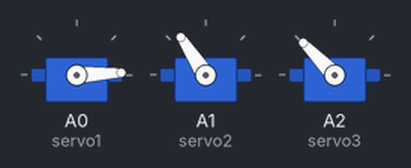
A sketch run on a simulated Arduino Uno, built with avr-gcc and run on an emulated ATmega328P. On the bench: 3 × servo.

Above: at 0.05 s.
At 0.45 s:
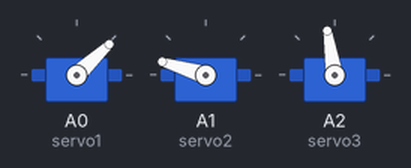
At 0.9 s:
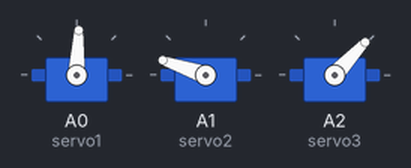
At 1.8 s:
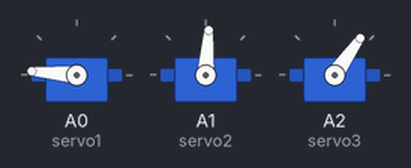
At 2.7 s:
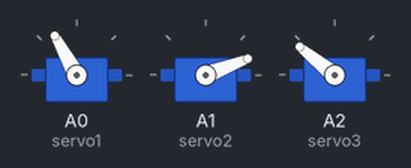
At 3.6 s:
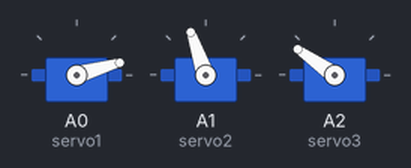
Timing chart, 0 to 8.5 s (numbered marks = the images above):
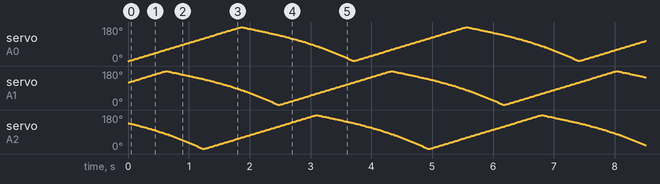

The sketch:

movingMassOnCircle.ino
```cpp
#include <Servo.h>

Servo servo1;
Servo servo2;
Servo servo3;
byte angles[] = {0, 1, 2, 3, 4, 5, 6, 7, 8, 9, 10, 11, 12, 13, 14, 15, 16, 17, 18, 19, 20, 21, 22, 23, 24, 25, 26, 27, 28, 29, 30, 31, 32, 33, 34, 35, 36, 37, 38, 39, 40, 41, 42, 43, 44, 45, 46, 47, 48, 49, 50, 51, 52, 53, 54, 55, 56, 57, 58, 59, 60, 61, 62, 63, 64, 65, 66, 67, 68, 69, 70, 71, 72, 73, 74, 75, 76, 77, 78, 79, 80, 81, 82, 83, 84, 85, 86, 87, 88, 89, 90, 91, 92, 93, 94, 95, 96, 97, 98, 99, 100, 101, 102, 103, 104, 105, 106, 107, 108, 109, 110, 111, 112, 113, 114, 115, 116, 117, 118, 119, 120, 121, 122, 123, 124, 125, 126, 127, 128, 129, 130, 131, 132, 133, 134, 135, 136, 137, 138, 139, 140, 141, 142, 143, 144, 145, 146, 147, 148, 149, 150, 151, 152, 153, 154, 155, 156, 157, 158, 159, 160, 161, 162, 163, 164, 165, 166, 167, 168, 169, 170, 171, 172, 173, 174, 175, 176, 177, 178, 179, 180, 179, 179, 178, 177, 177, 176, 175, 175, 174, 173, 172, 172, 171, 170, 170, 169, 168, 168, 167, 166, 166, 165, 164, 163, 163, 162, 161, 161, 160, 159, 158, 158, 157, 156, 156, 155, 154, 153, 153, 152, 151, 151, 150, 149, 148, 148, 147, 146, 145, 145, 144, 143, 142, 142, 141, 140, 139, 138, 138, 137, 136, 135, 134, 134, 133, 132, 131, 130, 130, 129, 128, 127, 126, 125, 125, 124, 123, 122, 121, 120, 119, 118, 118, 117, 116, 115, 114, 113, 112, 111, 110, 109, 108, 107, 106, 105, 105, 104, 103, 102, 101, 100, 99, 98, 96, 95, 94, 93, 92, 91, 90, 89, 88, 87, 86, 85, 84, 83, 81, 80, 79, 78, 77, 76, 74, 73, 72, 71, 70, 68, 67, 66, 65, 64, 62, 61, 60, 59, 57, 56, 55, 53, 52, 51, 49, 48, 47, 45, 44, 43, 41, 40, 39, 37, 36, 34, 33, 32, 30, 29, 27, 26, 25, 23, 22, 20, 19, 17, 16, 15, 13, 12, 10, 9, 7, 6, 4, 3, 1
  };

int nbAngles = sizeof(angles);


void setup (){
  servo1.attach(A0);
  servo2.attach(A1);
  servo3.attach(A2);
}

int counter = 0;

void loop () {
  servo1.write(angles[counter]);
  servo2.write(angles[(counter + nbAngles / 3) % nbAngles]);
  servo3.write(angles[(counter + nbAngles / 3 * 2) % nbAngles]);

  counter++;
  if (counter==nbAngles) counter=0;
  delay(10                                                                                     );

}
```
